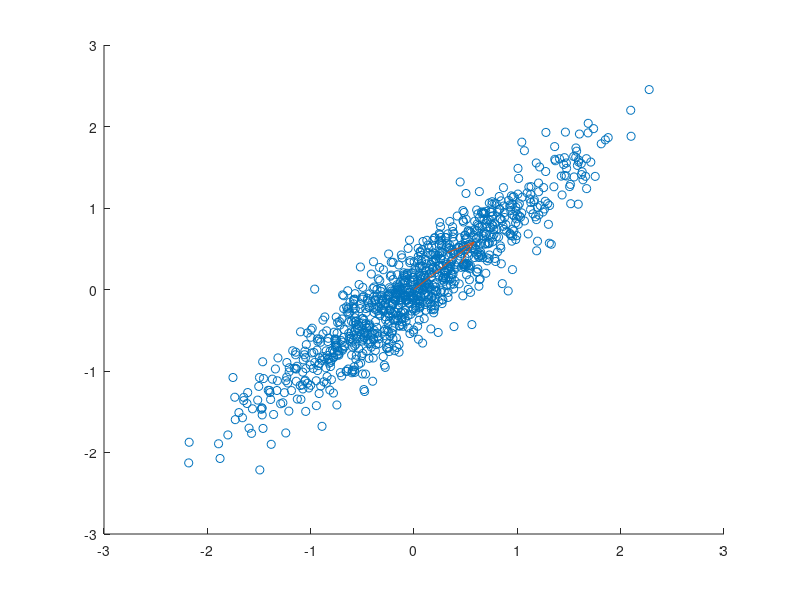

Write MATLAB code to recreate this figure. (Note: this script raises an error after producing the figure.)
%% load the data+
%TUTOR: Nice job! 12/12
clear all;
close all;
load('dataLarge1.mat') %pick a dataset
%load('dataLarge2.mat')

%% pick constants

epsilon = 0.01;
iter = 1000;

%% randomly initialize
figure()
w = random('Uniform',-1,1,2,1);

hold on;
plot(x(:,1),x(:,2),'o')
quiver(0,0,w(1),w(2));

%%plot few of the iteration steps over the data
% strange plots if initilization vectors orthogonal to eigen-vector with highest eigen-value

for i = 1:iter
    y = theta(x(i,:)*w);
    %Ojas rule:
    delta_w = epsilon * y *(x(i,:)' - y*w);
    
    %Hebbs rule:
    %delta_w = epsilon * y * x(i,:).';
    
    w = delta_w + w;  
    if i == 1 % make the first vector long so that we can see the development
        quiver(0,0,5*w(1),5*w(2));
    elseif i < 10
        quiver(0,0,3*w(1),3*w(2));
    elseif mod(i, 100) == 0    
        quiver(0,0,3*w(1),3*w(2));
    elseif i>990
        quiver(0,0,3*w(1),3*w(2));
    end
end
%TUTOR: Nice! I just changed the Muliplikators of the size of the vectors
%here. 

%% Calculating the covariance matrix ???

C = cov(x,x)
%TUTOR: yes, thats it..^^

%delta_w

%% discussion of difference between Hebbs and Ojas:
% Both rules don't always converge. Especially on dataset 2 the parameter
% vector seems to get stuck in local extrema. The obvious difference
% between the two methods is that the length of the parameter vector when
% applying Hebbs rule increases continuously while the length stays
% approximately the same when using Oja's rule.
%TUTOR: I changed your epsilon to 0.01. now the convergence is more
%obvious.
